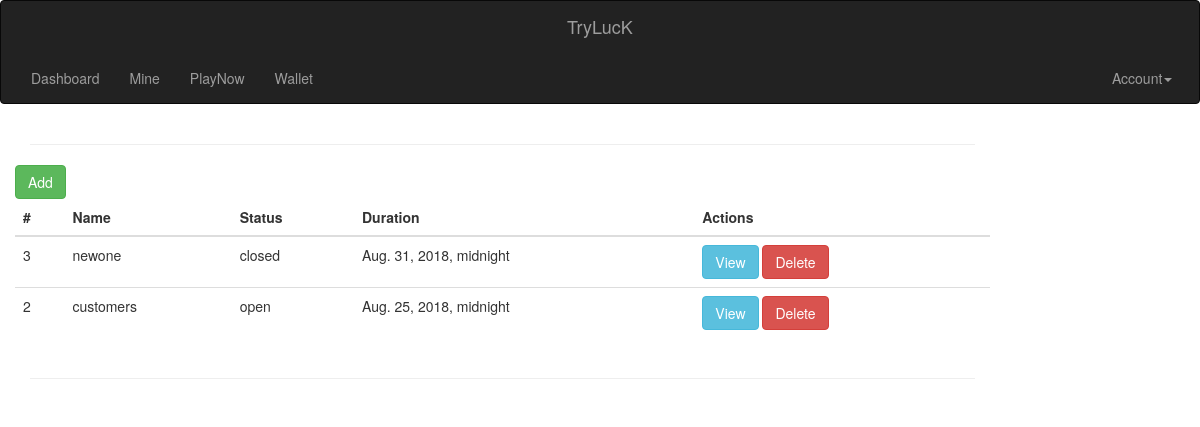
Before: /lucks/my/ (signed in) with the older database file.
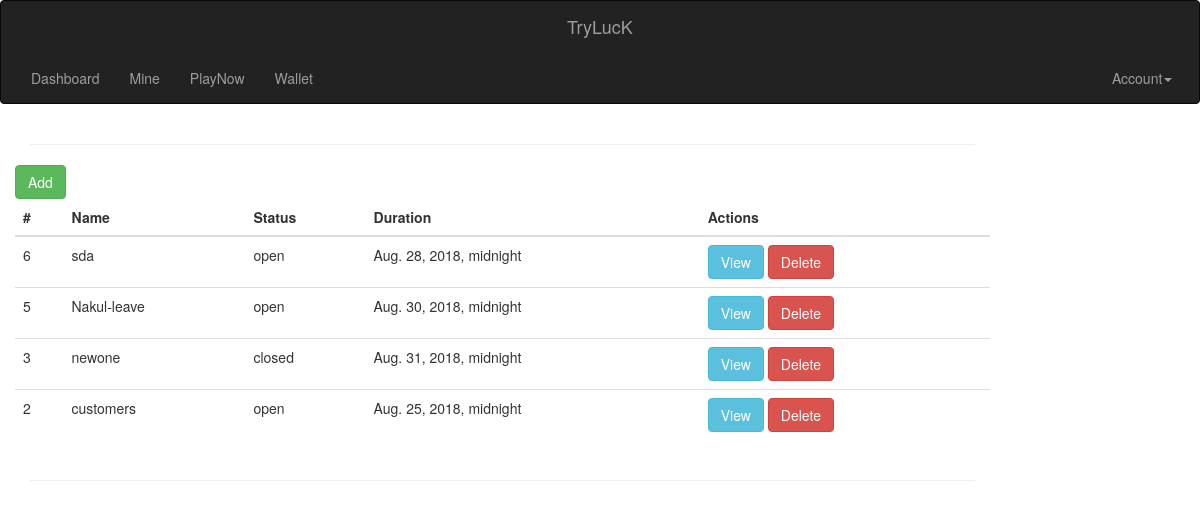
After: the same page with the newer database file.
### lucks/models.py (models this page shows, shortened)
class Luck(models.Model):
    id = models.AutoField(primary_key=True)
    name = models.CharField(max_length=50,unique=True)
    content = models.CharField(max_length=5000)
    head=models.CharField(max_length=50)
    tails=models.CharField(max_length=50)
    search = models.ForeignKey(Search)
    duration = models.DateTimeField()
    amount = models.IntegerField(default=0)
    user = models.ForeignKey(User)
    status=models.CharField(max_length=50,default='open')
    created_at = models.DateTimeField(auto_now_add=True)
    updated_at = models.DateTimeField(auto_now=True)

### lucks/views.py (the view)
# urls.py: url(r'my/$', views.mylucks,name='mylucks'),
@login_required(login_url='/login/')
def mylucks(request):
    lucks = models.Luck.objects.filter(user=request.user)
    return render(request, "lucks/mylucks.html", {'lucks':lucks})

### templates/lucks/mylucks.html (shortened to what this page needs)
{% extends "dashboard/base.html" %}
{% block content %}
<div class="row">
  <a href="/lucks/addnew" class="button btn btn-success">Add</a>
  <div class="table-responsive">
                                <table class="table table-hover">
                                    <thead>
                                        <tr>
                                          <th>#</th>
                                          <th>Name</th>
                                          <th>Status</th>
                                          <th>Duration</th>
                                          <th>Actions</th>
                                        </tr>
                                    </thead>
                                    <tbody>
                                      {% for l in lucks reversed %}
                                      <tr>
                                        <td>{{l.id}}</td>
                                        <td>{{l.name}}</td>
                                        <td>{{l.status}}</td>
                                        <td>{{l.duration}}</td>
                                        <td>
                                          <a href="/lucks/view/{{l.id}}" class="button btn btn-info">View</a>
                                          <a href="/lucks/del/{{l.id}}" class="button btn btn-danger">Delete</a>
                                        </td>
                                      </tr>
                                      {% endfor %}
                                    </tbody>
                                </table>
    </div>
</div>
{% endblock %}

Changed rows visible on the page:
added Luck: id "6", name "sda", status "open", duration "Aug. 28, 2018, midnight"
added Luck: id "5", name "Nakul-leave", status "open", duration "Aug. 30, 2018, midnight"
